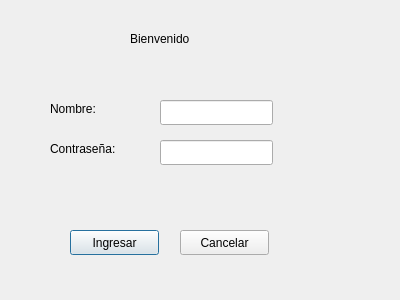
<?xml version="1.0" encoding="UTF-8"?>
<ui version="4.0">
 <class>iniciar_sesion</class>
 <widget class="QDialog" name="iniciar_sesion">
  <property name="geometry">
   <rect>
    <x>0</x>
    <y>0</y>
    <width>400</width>
    <height>300</height>
   </rect>
  </property>
  <property name="windowTitle">
   <string>Iniciar Sesion</string>
  </property>
  <widget class="QLabel" name="label">
   <property name="geometry">
    <rect>
     <x>50</x>
     <y>100</y>
     <width>61</width>
     <height>17</height>
    </rect>
   </property>
   <property name="text">
    <string>Nombre:</string>
   </property>
  </widget>
  <widget class="QLabel" name="label_2">
   <property name="geometry">
    <rect>
     <x>50</x>
     <y>140</y>
     <width>81</width>
     <height>17</height>
    </rect>
   </property>
   <property name="text">
    <string>Contraseña:</string>
   </property>
  </widget>
  <widget class="QLineEdit" name="le_login_nombre">
   <property name="geometry">
    <rect>
     <x>160</x>
     <y>100</y>
     <width>113</width>
     <height>25</height>
    </rect>
   </property>
  </widget>
  <widget class="QLineEdit" name="le_login_contrasena">
   <property name="geometry">
    <rect>
     <x>160</x>
     <y>140</y>
     <width>113</width>
     <height>25</height>
    </rect>
   </property>
  </widget>
  <widget class="QLabel" name="label_3">
   <property name="geometry">
    <rect>
     <x>130</x>
     <y>30</y>
     <width>81</width>
     <height>17</height>
    </rect>
   </property>
   <property name="text">
    <string>Bienvenido</string>
   </property>
  </widget>
  <widget class="QPushButton" name="pushButton">
   <property name="geometry">
    <rect>
     <x>70</x>
     <y>230</y>
     <width>89</width>
     <height>25</height>
    </rect>
   </property>
   <property name="text">
    <string>Ingresar</string>
   </property>
  </widget>
  <widget class="QPushButton" name="pushButton_2">
   <property name="geometry">
    <rect>
     <x>180</x>
     <y>230</y>
     <width>89</width>
     <height>25</height>
    </rect>
   </property>
   <property name="text">
    <string>Cancelar</string>
   </property>
  </widget>
 </widget>
 <resources/>
 <connections/>
</ui>
